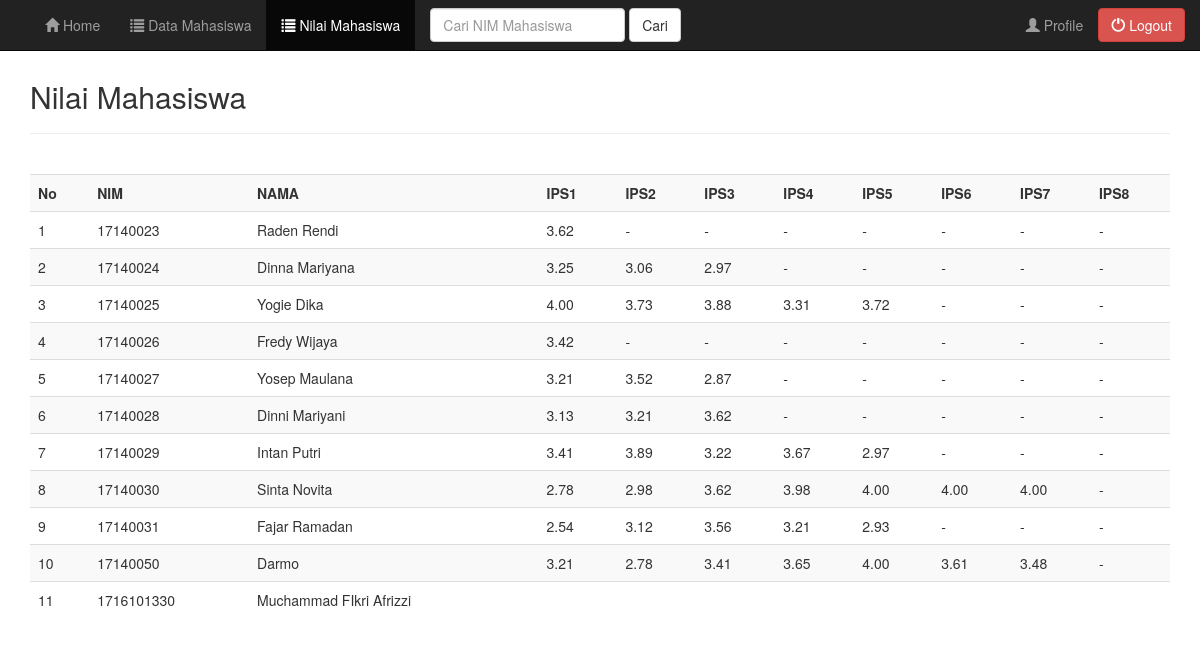
The app's page /user/nilai.php (signed in) with its own data.
### tables this page shows
CREATE TABLE `tbl_mahasiswa` (
  `ID` bigint(20) UNSIGNED NOT NULL,
  `username` varchar(20) NOT NULL,
  `password` varchar(32) NOT NULL,
  `level` varchar(30) NOT NULL,
  `nim` varchar(20) NOT NULL,
  `nama` varchar(50) NOT NULL,
  `jenis_kelamin` varchar(20) NOT NULL,
  `tempat_lahir` varchar(30) NOT NULL,
  `tanggal_lahir` date NOT NULL,
  `alamat_asal` varchar(100) NOT NULL,
  `alamat_sekarang` varchar(100) NOT NULL,
  `no_telepon` varchar(13) NOT NULL,
  `email` varchar(30) NOT NULL,
  `agama` varchar(50) NOT NULL,
  `fakultas` varchar(50) NOT NULL,
  `IPS1` varchar(11) DEFAULT NULL,
  `IPS2` varchar(11) DEFAULT NULL,
  `IPS3` varchar(11) DEFAULT NULL,
  `IPS4` varchar(11) DEFAULT NULL,
  `IPS5` varchar(11) DEFAULT NULL,
  `IPS6` varchar(11) DEFAULT NULL,
  `IPS7` varchar(11) DEFAULT NULL,
  `IPS8` varchar(11) DEFAULT NULL
);

### user/nilai.php (the view, shortened to what this page needs)
<?php
include("header.php");
include("../koneksi.php");
?>
	<div class="container">
		<div class="content">
			<h2>Nilai Mahasiswa</h2>
			<hr />
			<br />
			<div class="table-responsive">
				<table class="table table-striped table-hover">
					<tr>
						<th>No</th>
						<th>NIM</th>
						<th>NAMA</th>
						<th>IPS1</th>
						<th>IPS2</th>
						<th>IPS3</th>
						<th>IPS4</th>
						<th>IPS5</th>
						<th>IPS6</th>
						<th>IPS7</th>
						<th>IPS8</th>
						</tr>
					<?php
						$sql = mysqli_query($koneksi, "SELECT * FROM tbl_mahasiswa ORDER BY nim ASC");
					if(mysqli_num_rows($sql) == 0){
						echo '<tr><td colspan="14">Data Tidak Ada.</td></tr>';
					}else{
						$no = 1;
						while($row = mysqli_fetch_assoc($sql)){
							echo '
							<tr>
								<td>'.$no.'</td>
								<td>'.$row['nim'].'</td>
								<td>'.$row['nama'].'</td>
								<td>'.$row['IPS1'].'</td>
								<td>'.$row['IPS2'].'</td>
								<td>'.$row['IPS3'].'</td>
								<td>'.$row['IPS4'].'</td>
								<td>'.$row['IPS5'].'</td>
								<td>'.$row['IPS6'].'</td>
								<td>'.$row['IPS7'].'</td>
								<td>'.$row['IPS8'].'</td>
							</tr>
							';
							$no++;
						}
					}
					?>
				</table>
			</div>
		</div>
	</div>
<?php
include("footer.php");
?>

### style.css (style rules this page uses)
.content { margin-top: 80px; }

### records on screen
tbl_mahasiswa: nim "17140023", nama "Raden Rendi", IPS1 "3.62", IPS2 "-", IPS3 "-", IPS4 "-", IPS5 "-", IPS6 "-", IPS7 "-", IPS8 "-"
tbl_mahasiswa: nim "17140024", nama "Dinna Mariyana", IPS1 "3.25", IPS2 "3.06", IPS3 "2.97", IPS4 "-", IPS5 "-", IPS6 "-", IPS7 "-", IPS8 "-"
tbl_mahasiswa: nim "17140025", nama "Yogie Dika", IPS1 "4.00", IPS2 "3.73", IPS3 "3.88", IPS4 "3.31", IPS5 "3.72", IPS6 "-", IPS7 "-", IPS8 "-"
tbl_mahasiswa: nim "17140026", nama "Fredy Wijaya", IPS1 "3.42", IPS2 "-", IPS3 "-", IPS4 "-", IPS5 "-", IPS6 "-", IPS7 "-", IPS8 "-"
tbl_mahasiswa: nim "17140027", nama "Yosep Maulana", IPS1 "3.21", IPS2 "3.52", IPS3 "2.87", IPS4 "-", IPS5 "-", IPS6 "-", IPS7 "-", IPS8 "-"
tbl_mahasiswa: nim "17140028", nama "Dinni Mariyani", IPS1 "3.13", IPS2 "3.21", IPS3 "3.62", IPS4 "-", IPS5 "-", IPS6 "-", IPS7 "-", IPS8 "-"
tbl_mahasiswa: nim "17140029", nama "Intan Putri", IPS1 "3.41", IPS2 "3.89", IPS3 "3.22", IPS4 "3.67", IPS5 "2.97", IPS6 "-", IPS7 "-", IPS8 "-"
tbl_mahasiswa: nim "17140030", nama "Sinta Novita", IPS1 "2.78", IPS2 "2.98", IPS3 "3.62", IPS4 "3.98", IPS5 "4.00", IPS6 "4.00", IPS7 "4.00", IPS8 "-"
tbl_mahasiswa: nim "17140031", nama "Fajar Ramadan", IPS1 "2.54", IPS2 "3.12", IPS3 "3.56", IPS4 "3.21", IPS5 "2.93", IPS6 "-", IPS7 "-", IPS8 "-"
tbl_mahasiswa: nim "17140050", nama "Darmo", IPS1 "3.21", IPS2 "2.78", IPS3 "3.41", IPS4 "3.65", IPS5 "4.00", IPS6 "3.61", IPS7 "3.48", IPS8 "-"
tbl_mahasiswa: nim "1716101330", nama "Muchammad FIkri Afrizzi"
